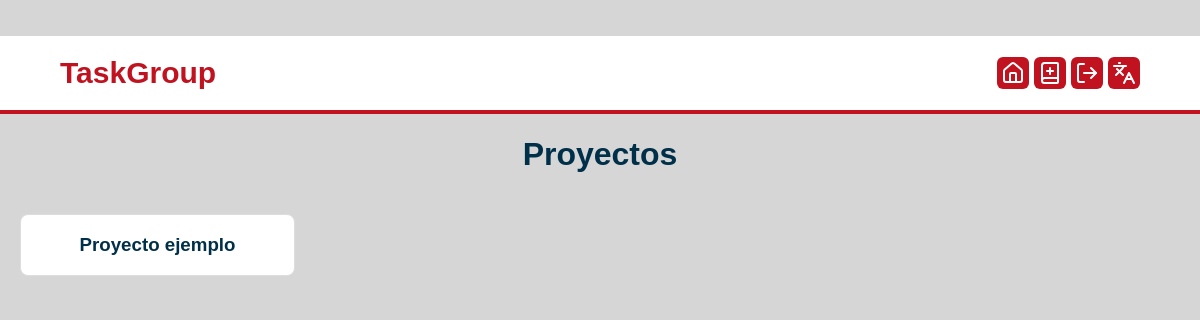
Before: /index.php?controller=project&action=index (signed in) with the older database file.
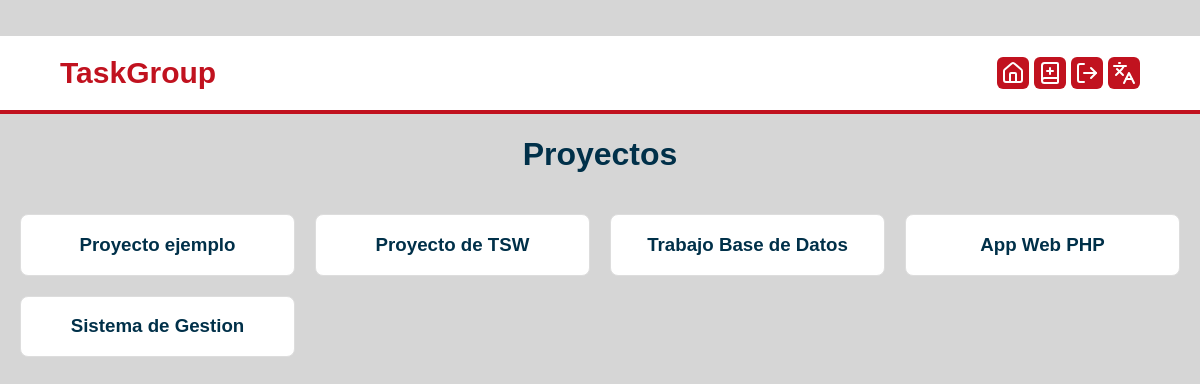
After: the same page with the newer database file.
### tables this page shows
create table projects (
	id int auto_increment,
	title varchar(255),
	primary key (id)
);

### core/ViewManager.php (called while the page is built, shortened)
<?php
class ViewManager {
	private $fragmentContents = array();
	private $variables = array();
	private $currentFragment = self::DEFAULT_FRAGMENT;
	private $layout = "default";
	private function saveCurrentFragment() {
		$this->fragmentContents[$this->currentFragment].=ob_get_contents();
	}
	public function moveToFragment($name) {
		$this->currentFragment = $name;
	}
	public function getFragment($fragment, $default="") {
		return $this->fragmentContents[$fragment];
	}
	public function setVariable($varname, $value, $flash=false) {
		$this->variables[$varname] = $value;
	}
	public function getVariable($varname, $default=NULL) {
		if (!isset($this->variables[$varname])) {
			return $default;
		}
		return $this->variables[$varname];
	}
	public function render($controller, $viewname) {
		include(__DIR__."/../view/$controller/$viewname.php");
		$this->renderLayout();
	}
	private function renderLayout() {
		include(__DIR__."/../view/layout/".$this->layout.".php");
	}
	private static $viewmanager_singleton = NULL;
	public static function getInstance() {
		if (self::$viewmanager_singleton == null) {
			self::$viewmanager_singleton = new ViewManager();
		}
		return self::$viewmanager_singleton;
	}
}

### controller/ProjectController.php (called while the page is built, shortened)
<?php
require_once(__DIR__ . "/BaseController.php");
require_once(__DIR__ . "/../model/Project.php");
require_once(__DIR__ . "/../model/ProjectMapper.php");
class ProjectController extends BaseController
{
    private $projectMapper;
    public function __construct()
    {
        $this->projectMapper = new ProjectMapper();
    }
    public function index() {
        if (isset($_SESSION["currentuser"])) {
            $projects = $this->projectMapper->findByUser($this->currentUser->getUsername());
            $this->view->setVariable("projects", $projects);
        }
        $this->view->render("project", "index");
    }
}

### index.php (called while the page is built, shortened)
<?php
function run() {
	try {
		$controller = loadController($_GET["controller"]);
		$actionName = $_GET["action"];
		$controller->$actionName();
	} catch(Exception $ex) {
		die("An exception occured!!!!!".$ex->getMessage());
	}
}
function loadController($controllerName) {
	return new $controllerClassName();
}
run();
?>

### core/I18n.php (called while the page is built, shortened)
<?php
class I18n {
	private $messages;
	public function setLanguage($language) {
		$this->messages = $i18n_messages;
	}
	public function i18n($key) {
		if (isset($this->messages[$key])){
			return $this->messages[$key];
		}else{
			return $key;
		}
	}
	private static $i18n_singleton = null;
	public static function getInstance() {
		if (self::$i18n_singleton == NULL) {
			self::$i18n_singleton = new I18n();
		}
		return self::$i18n_singleton;
	}
}
function i18n($key) {
	return I18n::getInstance()->i18n($key);
}

### view/messages/messages_es.php (called while the page is built)
<?php
$i18n_messages =
array(
	"Index" => "Inicio",
	"Projects" => "Proyectos",
	"New project" => "Nuevo proyecto",
	"Create project" => "Crear proyecto",
	"Create task" => "Crear tarea",
	"Project users" => "Usuarios del proyecto",
	"Project info" => "Información del proyecto",
	"Project title" => "Título de proyecto",
	"View projects" => "Ver proyectos",
	"View tasks" => "Ver tareas",
	"Task title" => "Título de tarea",
	"Task content" => "Contenido de tarea",
	"User asigned to task" => "Usuario asignado a tarea",
	"< No user >" => "< Ningún usuario >",
	"Total tasks" => "Tareas totales",
	"Todo tasks" => "Tareas por hacer",
	"Finished tasks" => "Tareas terminadas",
	"Progress" => "Progreso",
	"Register" => "Registrarse",
	"Login" => "Iniciar sesión",
	"Log out" => "Cerrar sesión",
	"I don't have an account" => "No tengo cuenta",
	"Go back" => "Volver atrás",
	"Username" => "Nombre de usuario",
	"Password" => "Contraseña",
	"Email" => "Correo electrónico",
	"Language" => "Lenguaje",
	"Spanish" => "Español",
	"English" => "Inglés",
	"User or password is incorrect" => "El usuario o la contraseña son inválidos",
	"Email is not valid" => "El email no es válido",
	"Username must be at least 5 characters length" => "El nombre de usuario tiene que tener por lo menos 5 caracteres",
	"Username cannot contain spaces" => "El nombre de usuario no puede tener espacios",
	"Password must be at least 5 characters length" => "La contraseña tiene que tener por lo menos 5 caracteres",
	"Title is mandatory" => "El título es obligatorio",
	"Assigned user is not part of the project" => "El usuario asignado no es parte del proyecto"
)
?>

### model/Project.php (called while the page is built, shortened)
<?php
class Project {
	private $id;
	private $title;
	public function __construct($id=NULL, $title=NULL, $assignedUsers=array()) {
		$this->id = $id;
		$this->title = $title;
	}
	public function getId() {
		return $this->id;
	}
	public function getTitle() {
		return $this->title;
	}
}

### model/ProjectMapper.php (called while the page is built, shortened)
<?php
require_once(__DIR__."/../core/PDOConnection.php");
require_once(__DIR__."/../model/User.php");
require_once(__DIR__."/../model/Project.php");
class ProjectMapper {
	private $db;
	public function __construct() {
		$this->db = PDOConnection::getInstance();
	}
	public function findByUser($username) {
		$stmt = $this->db->prepare(
			"SELECT P.* FROM projects P
			INNER JOIN project_users PU ON P.id = PU.project_id
			WHERE PU.username = ?"
		);
		$stmt->execute(array($username));
		$projects_db = $stmt->fetchAll(PDO::FETCH_ASSOC);
		$projects = array();
		foreach ($projects_db as $project) {
			array_push($projects, new Project($project["id"], $project["title"]));
		}
		return $projects;
	}
}

### core/PDOConnection.php (called while the page is built)
<?php
class PDOConnection {
	private static $dbhost = "127.0.0.1";
	private static $dbname = "taskgroup";
	private static $dbuser = "usuario";
	private static $dbpass = "purple";
	private static $db_singleton = null;
	public static function getInstance() {
		if (self::$db_singleton == null) {
			self::$db_singleton = new PDO(
			"mysql:host=".self::$dbhost.";dbname=".self::$dbname.";charset=utf8",
			self::$dbuser,
			self::$dbpass,
			array(
				PDO::ATTR_EMULATE_PREPARES => false,
				PDO::ATTR_ERRMODE => PDO::ERRMODE_EXCEPTION
			)
		);
	}
	return self::$db_singleton;
}
}
?>

### controller/BaseController.php (called while the page is built, shortened)
<?php
require_once(__DIR__."/../core/ViewManager.php");
require_once(__DIR__."/../core/I18n.php");
require_once(__DIR__."/../model/User.php");
class BaseController {
	public function __construct() {
		if(isset($_SESSION["currentuser"])) {
			$this->currentUser = new User($_SESSION["currentuser"]);
		}
	}
}

### model/User.php (called while the page is built, shortened)
<?php
class User {
	private $username;
	public function __construct($username=NULL, $passwd=NULL, $email=NULL) {
		$this->username = $username;
	}
	public function getUsername() {
		return $this->username;
	}
}

### view/project/index.php (the view, shortened to what this page needs)
<?php
require_once(__DIR__ . "/../../core/ViewManager.php");
$view = ViewManager::getInstance();
$projects = $view->getVariable("projects");
$currentuser = $view->getVariable("currentusername");
$view->moveToFragment("css");
?>
<link rel="stylesheet" href="view/styles/projects.css">
<?php
$view->moveToDefaultFragment();
?><?php if (isset($currentuser)): $view->setVariable("title", i18n("Projects")); ?>
<h1><?php echo i18n("Projects"); ?></h1>
<?php if (count($projects) == 0): ?>
    <p><?php echo i18n("You have no projects. Create a new project to get started!"); ?></p>
<?php else: ?>
    <div class="project-list">
        <?php foreach ($projects as $project): ?>
            <a href="index.php?controller=project&action=view&id=<?php echo $project->getId(); ?>" class="project-card">
                <h3><?php echo htmlspecialchars($project->getTitle()); ?></h3>
            </a>
        <?php endforeach; ?>
    </div>
<?php endif; ?>
<?php endif ?>

### view/layout/default.php (shortened to what this page needs)
<?php
$view = ViewManager::getInstance();
$currentuser = $view->getVariable("currentusername");
?><!DOCTYPE html>
<html>
<head>
	<link rel="stylesheet" href="view/styles/style.css" type="text/css">
	<?= $view->getFragment("css") ?>
</head>
<body>
	<header>
		<h1>TaskGroup</h1>
		<nav>
			<a class="button" href="index.php?controller=project&amp;action=index" title="<?= i18n("Index") ?>"><img src="view/resources/house.svg"></img></a>
			<?php if (isset($currentuser)): ?>
				<a class="button" href="index.php?controller=project&amp;action=create" title="<?= i18n("New project") ?>"><img src="view/resources/book-plus.svg"></img></a>
				<a class="button" href="index.php?controller=user&amp;action=logout" title="<?= i18n("Log out") ?>"><img src="view/resources/log-out.svg"></img></a>
			<?php else: ?>
				<a class="button" href="index.php?controller=user&amp;action=login" title="<?= i18n("Login") ?>"><img src="view/resources/log-in.svg"></img></a>
			<?php endif ?>
			<?php include(__DIR__."/language_select_element.php"); ?>
		</nav>
	</header>
	<main>
		<?= $view->getFragment(ViewManager::DEFAULT_FRAGMENT) ?>
	</main>
</body>
</html>

### view/layout/language_select_element.php (shortened to what this page needs)
<div class="button dropdown" id="languagechooser">
	<a title="<?= i18n("Language") ?>"><img src="view/resources/languages.svg"></img></a>
</div>

### view/styles/style.css (style rules this page uses)
:root { --bg: #d6d6d6; --card: #ffffff; --text: #003049; --primary: #c1121f; --secondary: #669bbc; --tertiary: #9e3e44; --danger: #780000; }
body { font-family: Arial, sans-serif; background-color: var(--bg); color: var(--text); padding: 0; max-width: 1200px; margin: auto; margin-top: 3%; }
header { display:flex; align-items:center; justify-content:space-between; background:var(--card); padding:0px 5%; border-bottom:4px solid var(--primary); size: 50px; }
header h1 { margin:10; font-size:30px; color:var(--primary); }
header nav { margin-left: 0px; display: flex; }
.button { padding: 4px; margin-block: 0; text-decoration:none; color:var(--card); background:var(--primary); font-size:16px; border-radius:6px; transition:background 0.2s; text-align: center; border-width: 0; }
.button:has(> img) { display: inline-flex; }
.button + .button { margin-left: 5px; }
.button img { filter: invert(100%); vertical-align: middle; }
main h1 { text-align: center; }
.dropdown { position: relative; }

### view/styles/projects.css (style rules this page uses)
.project-list { display: grid; grid-template-columns: repeat(auto-fill, minmax(250px, 1fr)); gap: 20px; padding: 20px; }
.project-card { background-color: #fff; border: 1px solid #ddd; border-radius: 8px; overflow: hidden; text-decoration: none; text-align: center; color: inherit; display: block; }

Changed rows visible on the page:
added projects: title "Proyecto de TSW"
added projects: title "Trabajo Base de Datos"
added projects: title "App Web PHP"
added projects: title "Sistema de Gestion"
